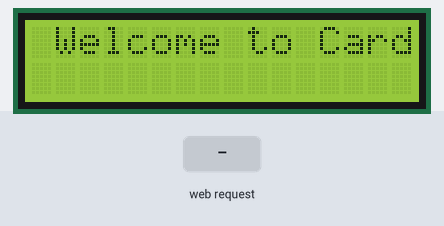
Simulated run of this sketch. Board: ESP8266 (NodeMCU). On the bench: 16×2 character LCD. The inputs (shaded band) are chosen by the test bench. What the sketch prints to the serial monitor is not drawn.

Above: at 1.2 s.
1.3 s: HTTP request GET /feed received
At 1.47 s:
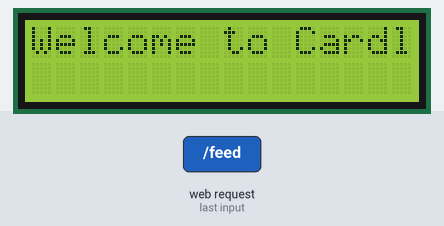
At 21.5 s:
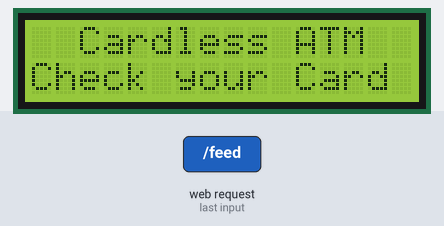
Timing chart, 0 to 23.0 s (numbered marks = the images above; inputs shaded):
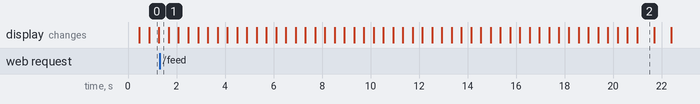

Measured:
- after the input at 1.3 s, the display: first differs from a run without the input after 19.7 s (image 2)
- what the display in image 0 shows lasts 0.4 s, from 0.9 s to 1.3 s
- what the display in image 2 shows lasts 0.7 s, from 21.0 s to 21.7 s

The sketch:

server.ino
```cpp
#include <LiquidCrystal.h>
#include <ESP8266WiFi.h>
#include <ESP8266WebServer.h>
#include <ESP8266HTTPClient.h>
#include <SoftwareSerial.h>
#include <stdlib.h>

//======================================WIFI CREDENTIALS for Hotspot==================================
const char* ssid = "cardlessAtm";
const char* password = "sastrinity";
int max_connection = 1;
const int RS = D2, EN = D3, d4 = D5, d5 = D6, d6 = D7, d7 = D8;
char * messagePadded1= "   Welcome to Cardless ATM   ";
char * messagePadded2= "Connect to CardlessATM WiFi";
String err = "";


LiquidCrystal lcd(RS, EN, d4, d5, d6, d7);
int flag =0;
//====================================================================================================
String URL;
int httpCode;
String payload;
String ID;
String state;
String cardNumber_sv[] = {"12345","67890","13579"};
int maxAmount[] = {10000,20000,30000};
String pin_sv[] = {"1234","6789","1357"};
String cardNumber = "";
int amount_rc = 0;
String pin_rc = "";
int check = -1;
//=============================================define the objects======================================
ESP8266WebServer server(80);
HTTPClient http;
//===============================================dafine the IP Address of the hotspot==================
IPAddress ip (10, 10, 10, 1);
IPAddress gateway (10, 10, 10, 1);
IPAddress subnet (255, 255, 255, 0);
//=========================================SETUP PART==================================================
void setup() {
  Serial.begin(115200);
  lcd.begin(16, 2);
  lcd.clear();
  WiFi.mode(WIFI_AP);
  pinMode(A0,INPUT);
  Serial.println("Setup Access point");
  Serial.println("Disconnect from any other modes");
  WiFi.disconnect();
  Serial.println("stating access point with SSID" +String(ssid));
  WiFi.softAP(ssid, password, 4, false, max_connection);
  WiFi.softAPConfig(ip, gateway, subnet);
  IPAddress myIP = WiFi.softAPIP();
  Serial.println(myIP);
  server.on("/",handleroot);
  server.on("/feed",feed);
  server.begin();

//  for(int i =0;i < 2; i++){
//
//  for (int letter = 0; letter <= strlen(messagePadded1) - 16; letter++)
//  {
//    showLettersHeading(0, letter);
//  }
//
//   for (int letter = 0; letter <= strlen(messagePadded2) - 16; letter++)
//  {
//    showLetters(0, letter);
//  }
//
//
//
//  }

}
//=====================================handle root page================================================
void handleroot(){
isValidCred(cardNumber, pin_rc);
  if( check> -1){
    if(amount_rc <= maxAmount[check]){
      String st = "";
      st.concat(maxAmount[check]);
      server.send(200,"text/plain",st );
      }else{
        server.send(200, "text/plain", "Max withdrawal amount:"+ maxAmount[check]);
        }
    }else{
      server.send(200, "text/plain", "Invalid Credentials");

      }
}
//===================================handle door sensor page===========================================
void feed(){
   cardNumber = server.arg("card");
   amount_rc = server.arg("amount").toInt();
   pin_rc = server.arg("pin");

//   String err = "";

  Serial.println(check);
  isValidCred(cardNumber, pin_rc);
  Serial.println(check);
    if( check> -1){
      if(amount_rc <= maxAmount[check]){
        err = "Transaction success !!   ";
        server.send(200,"text/plain", err);
        maxAmount[check]-=amount_rc;
        lcd.clear();
        lcd.setCursor(0, 0);
        lcd.print("  Cardless ATM   ");
        lcd.setCursor(0, 1);
//        lcd.print(err);
        for( int i=0;i<2;i++){
          for (int letter = 0; letter <= err.length()- 16; letter++)
          {
            showMessage(0, letter);
          }
          }


        }else{
          err = "Max withdrawal amount:";
          err.concat(maxAmount[check]);
          server.send(200, "text/plain", err);
          lcd.clear();
          lcd.setCursor(0, 0);
          lcd.print("Cardless ATM");
          lcd.setCursor(0, 1);
//          lcd.print(err);
          for( int i=0;i<2;i++){
          for (int letter = 0; letter <= err.length() - 16; letter++)
          {
            showMessage(0, letter);
          }
          }
          }
      }else{
        server.send(200, "text/plain", "Invalid Credentials");
        lcd.clear();
         lcd.setCursor(0, 0);
        lcd.print("  Cardless ATM");
        lcd.setCursor(0, 1);
        err = "Check your Card No/ Pin";
        for( int i=0;i<2;i++){
          for (int letter = 0; letter <= err.length() - 16; letter++)
          {
            showMessage(0, letter);
          }
          }

        }
   check =-1;
 }

void isValidCred(String cardNo, String pin){
  int i=0, f=0;
  for( i=0;i<3;i++){
    if(cardNumber_sv[i].equals(cardNo) && pin_sv[i].equals(pin)){
      Serial.println(cardNo+"--"+pin+"@"+i);
     check =i;
     return;
      }
    }

    check = -1;


}

void showLettersHeading(int printStart, int startLetter)
{
  lcd.setCursor(printStart, 0);
  for (int letter = startLetter; letter <= startLetter + 15; letter++) // Print only 16 chars in Line #2 starting 'startLetter'
  {
    lcd.print(messagePadded1[letter]);
  }
  lcd.print(" ");
  delay(400);
}

void showLetters(int printStart, int startLetter)
{
  lcd.setCursor(printStart, 1);
  for (int letter = startLetter; letter <= startLetter + 15; letter++) // Print only 16 chars in Line #2 starting 'startLetter'
  {
    lcd.print(messagePadded2[letter]);
  }
  lcd.print(" ");
  delay(400);
}

void showMessage(int printStart, int startLetter)
{
  lcd.setCursor(printStart, 1);
  for (int letter = startLetter; letter <= startLetter + 15; letter++) // Print only 16 chars in Line #2 starting 'startLetter'
  {
    lcd.print(err[letter]);
  }
  lcd.print(" ");
  delay(700);
}


//==============================================LOOP===================================================
void loop (){
  if(flag == 0){
     for(int i =0;i < 2; i++){

  for (int letter = 0; letter <= strlen(messagePadded1) - 16; letter++)
  {
    showLettersHeading(0, letter);
  }

   for (int letter = 0; letter <= strlen(messagePadded2) - 16; letter++)
  {
    showLetters(0, letter);
  }


  }
  flag =1;
    }

      server.handleClient();
}
```
